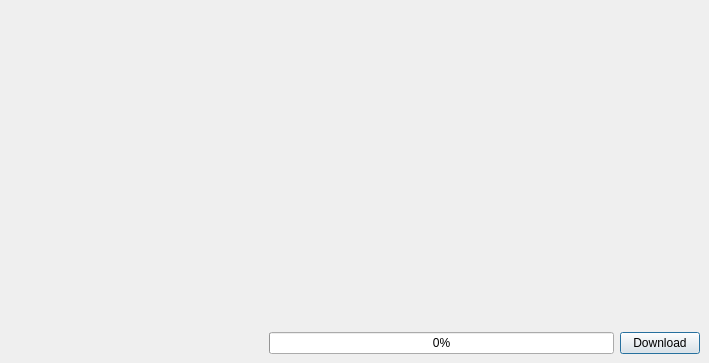
<?xml version="1.0" encoding="UTF-8"?>
<ui version="4.0">
 <class>LauncherMainWindows</class>
 <widget class="QMainWindow" name="LauncherMainWindows">
  <property name="geometry">
   <rect>
    <x>0</x>
    <y>0</y>
    <width>709</width>
    <height>363</height>
   </rect>
  </property>
  <property name="windowTitle">
   <string>Indie-studio Launcher</string>
  </property>
  <property name="windowIcon">
   <iconset resource="resources.qrc">
    <normaloff>:/images/logo</normaloff>:/images/logo</iconset>
  </property>
  <widget class="QWidget" name="centralWidget">
   <layout class="QHBoxLayout" name="horizontalLayout">
    <property name="spacing">
     <number>0</number>
    </property>
    <property name="leftMargin">
     <number>0</number>
    </property>
    <property name="topMargin">
     <number>0</number>
    </property>
    <property name="rightMargin">
     <number>0</number>
    </property>
    <property name="bottomMargin">
     <number>0</number>
    </property>
    <item>
     <widget class="ListGameItem" name="listGames" native="true">
      <property name="minimumSize">
       <size>
        <width>260</width>
        <height>0</height>
       </size>
      </property>
      <property name="maximumSize">
       <size>
        <width>260</width>
        <height>16777215</height>
       </size>
      </property>
     </widget>
    </item>
    <item>
     <layout class="QVBoxLayout" name="verticalLayout">
      <item>
       <widget class="QTextEdit" name="descriptionText">
        <property name="styleSheet">
         <string notr="true">background: transparent;
border: none;</string>
        </property>
        <property name="readOnly">
         <bool>true</bool>
        </property>
        <property name="html">
         <string>&lt;!DOCTYPE HTML PUBLIC &quot;-//W3C//DTD HTML 4.0//EN&quot; &quot;http://www.w3.org/TR/REC-html40/strict.dtd&quot;&gt;
&lt;html&gt;&lt;head&gt;&lt;meta name=&quot;qrichtext&quot; content=&quot;1&quot; /&gt;&lt;style type=&quot;text/css&quot;&gt;
p, li { white-space: pre-wrap; }
&lt;/style&gt;&lt;/head&gt;&lt;body style=&quot; font-family:'Ubuntu'; font-size:11pt; font-weight:400; font-style:normal;&quot;&gt;
&lt;p style=&quot;-qt-paragraph-type:empty; margin-top:0px; margin-bottom:0px; margin-left:0px; margin-right:0px; -qt-block-indent:0; text-indent:0px;&quot;&gt;&lt;br /&gt;&lt;/p&gt;&lt;/body&gt;&lt;/html&gt;</string>
        </property>
       </widget>
      </item>
      <item>
       <layout class="QHBoxLayout" name="horizontalLayout_2">
        <property name="leftMargin">
         <number>9</number>
        </property>
        <property name="topMargin">
         <number>9</number>
        </property>
        <property name="rightMargin">
         <number>9</number>
        </property>
        <property name="bottomMargin">
         <number>9</number>
        </property>
        <item>
         <widget class="QProgressBar" name="downloadProgress">
          <property name="value">
           <number>0</number>
          </property>
          <property name="textVisible">
           <bool>true</bool>
          </property>
          <property name="invertedAppearance">
           <bool>false</bool>
          </property>
          <property name="format">
           <string notr="true">%p%</string>
          </property>
         </widget>
        </item>
        <item>
         <widget class="QPushButton" name="gameActionButton">
          <property name="text">
           <string>Download</string>
          </property>
          <property name="autoDefault">
           <bool>false</bool>
          </property>
          <property name="default">
           <bool>true</bool>
          </property>
          <property name="flat">
           <bool>false</bool>
          </property>
         </widget>
        </item>
       </layout>
      </item>
     </layout>
    </item>
   </layout>
  </widget>
  <widget class="QMenuBar" name="menuBar">
   <property name="geometry">
    <rect>
     <x>0</x>
     <y>0</y>
     <width>709</width>
     <height>22</height>
    </rect>
   </property>
  </widget>
 </widget>
 <layoutdefault spacing="6" margin="11"/>
 <customwidgets>
  <customwidget>
   <class>ListGameItem</class>
   <extends>QWidget</extends>
   <header>listgameitem.h</header>
   <container>1</container>
  </customwidget>
 </customwidgets>
 <resources>
  <include location="resources.qrc"/>
 </resources>
 <connections/>
</ui>
